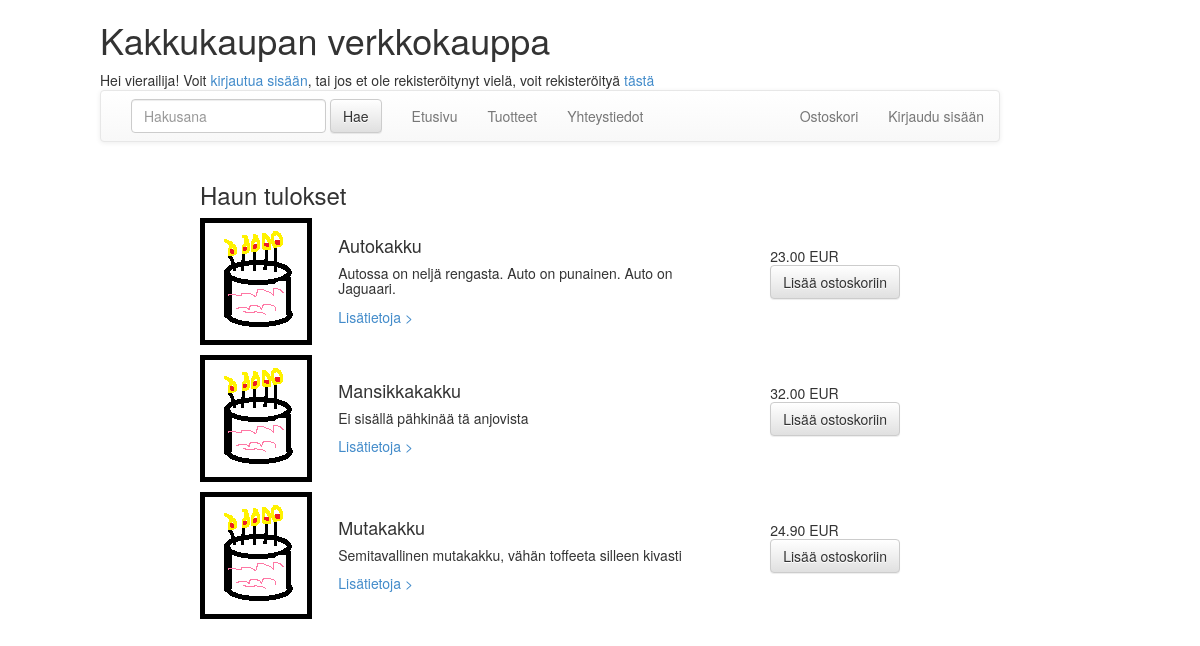
The page /lista.php on the database its author committed.
### tables this page shows
CREATE TABLE Tuote
(
tuoteId INTEGER NOT NULL AUTO_INCREMENT,
tuoteryhmaId INTEGER,
nimi varchar(80) NOT NULL,
hinta DECIMAL(10,2) NOT NULL,
kuvaus varchar(3000),
PRIMARY KEY (tuoteId),
FOREIGN KEY (tuoteryhmaId) REFERENCES Tuoteryhma(tuoteryhmaId)
);

### libs/common.php (called while the page is built, shortened)
<?php
function naytaNakyma($sivu, $data = array()) {
    $data = (object) $data;
    require 'views/pohja.php';
    exit();
}
function onKirjautunut() {
    return false;
}

### libs/models/Tuote.php (called while the page is built, shortened)
<?php
require_once 'libs/tietokanta.php';
class Tuote {
    private $tuoteId;
    private $nimi;
    private $hinta;
    private $kuvaus;
    private $kuva;
    public static function hae() {
        $hakusana = func_get_arg(0);
        $montako = func_get_arg(1);
        $sivu = (func_get_arg(2) - 1) * $montako;
        $hakuparametri = "%$hakusana%";
        if ($hakusana == null) {
            $sql = "SELECT * from Tuote ORDER BY nimi LIMIT $sivu, $montako";
        } else {
            $sql = "SELECT * FROM Tuote WHERE nimi LIKE ? OR kuvaus LIKE ? ORDER BY nimi LIMIT $sivu, $montako";
        }
        $kysely = getTietokantayhteys()->prepare($sql);
        $kysely->execute(array($hakuparametri, $hakuparametri));
        $tulokset = array();
        foreach ($kysely->fetchAll(PDO::FETCH_OBJ) as $tulos) {
            $tulokset[] = Tuote::tuloksenKasittely($tulos);
        }
        return $tulokset;
    }
    public static function tuloksenKasittely($tulos) {
        if ($tulos == null) {
            return null;
        } else {
            $tuote = new Tuote();
            $tuote->setTuoteId($tulos->tuoteId);
            $tuote->setTuoteryhmaId($tulos->tuoteryhmaId);
            $tuote->setNimi($tulos->nimi);
            $tuote->setHinta($tulos->hinta);
            $tuote->setKuvaus($tulos->kuvaus);
            $tuote->setKuva($tulos->kuva);
            return $tuote;
        }
    }
    public function getTuoteId() {
        return $this->tuoteId;
    }
    public function getNimi() {
        return $this->nimi;
    }
    public function getHinta() {
        return $this->hinta;
    }
    public function getKuvaus() {
        return $this->kuvaus;
    }
    public function getKuva() {
        return $this->kuva;
    }
    public function setKuva($kuva) {
        $this->kuva = $kuva;
    }
    public function setTuoteId($tuoteId) {
        $this->tuoteId = $tuoteId;
    }
    public function setNimi($nimi) {
        $this->nimi = $nimi;
    }
    public function setHinta($hinta) {
        $this->hinta = $hinta;
    }
    public function setKuvaus($kuvaus) {
        $this->kuvaus = $kuvaus;
    }
}

### libs/tietokanta.php (called while the page is built, shortened)
<?php
function getTietokantayhteys() {
  static $yhteys = null;
  if ($yhteys === null) {
    $yhteys = new PDO('mysql:unix_socket=/home/samkorho/mysql/socket;dbname=kakkukauppa', 'root', 'root');
    $yhteys->setAttribute(PDO::ATTR_ERRMODE, PDO::ERRMODE_EXCEPTION);
  }
  return $yhteys;
}

### views/lista.php (the view, shortened to what this page needs)
<h3>Haun tulokset</h3>
<table>
    <tbody>
        <?php foreach ($data->tuotteet as $tuote): ?>
            <tr>
                <td>
                    <a class="pull-left" href="#">
                        <img class="media-object" src="<?php echo "imgs/", $tuote->getKuva(); ?>" onerror="this.src='imgs/kakku.png'">
                    </a>
                </td>
                <td>
                    <h4 class="media-heading"><?php echo $tuote->getNimi(); ?></h4>
                    <h5><?php echo $tuote->getKuvaus(); ?> </h5>
                    <a href="tuote.php?id=<?php echo $tuote->getTuoteId(); ?>">Lisätietoja > </a>
                </td>
                <td>
                    <h5 class="pull-right"> <?php echo $tuote->getHinta(); ?> EUR <br>
                        <form class="form-horizontal" role="form" action="ostoskori.php" method="POST">
                            <div class="form-group">
                                <div class="col-md-5">
                                    <button type="submit" class="btn btn-default">Lisää ostoskoriin</button>
                                </div>
                            </div>
                        </form>
                    </h5>
                </td>
            </tr>
            <tr style="height:10px"></tr>
        <?php endforeach; ?>
    </tbody>
</table>

### lista.php (shortened to what this page needs)
<?php
require_once 'libs/common.php';
include 'libs/models/Tuote.php';
$sivu = 1;
$montako = 3;
if (isset($_GET['tuoteryhma'])) {
    $tuoteryhma = $_GET['tuoteryhma'];
    $tuotteet = Tuote::haeTuoteryhmanTuotteet($tuoteryhma, $montako, $sivu);
    $tuotteita = Tuote::tuoteryhmassaTuotteita($tuoteryhma);
    $sivuja = ceil($tuotteita / $montako);
    naytaNakyma("lista.php", array('tuotteet' => $tuotteet, 'tuoteryhma' => Tuoteryhma::haeTuoteryhmaNimi($tuoteryhma), 'sivu' => $sivu, 'montako' => $montako, 'tuotteita' => $tuotteita, 'sivuja' => $sivuja));
} else {
    $hakusana = null;
    $tuotteet = Tuote::hae($hakusana, $montako, $sivu);
    $tuotteita = Tuote::hakutuloksia($hakusana);
    $sivuja = ceil($tuotteita / $montako);
    naytaNakyma("lista.php", array('tuotteet' => $tuotteet, 'hakusana' => $hakusana, 'sivu' => $sivu, 'montako' => $montako, 'tuotteita' => $tuotteita, 'sivuja' => $sivuja));
}

### views/pohja.php (shortened to what this page needs)
<!DOCTYPE html>
<html>
    <head>
        <link href="css/bootstrap.css" rel="stylesheet">
        <link href="css/bootstrap-theme.css" rel="stylesheet">
        <link href="css/main.css" rel="stylesheet">
    </head>
    <body>
        <table style="width:1000px">
            <tr>
                <td style="width:100px"></td>
                <td>
                    <h1>Kakkukaupan verkkokauppa</h1>
                    <?php
                    if (onKirjautunut()) {
                        $kayttaja = haeKayttaja();
                        echo 'Hei <a href="omaSivu.php">', $kayttaja->getEtunimi(), '! </a>';
                        if (Kayttaja::onTyontekija($kayttaja)) {
                            echo "Olet kirjautunut sisään työntekijänä. Käyttäjätyyppisi on ", $kayttaja->getKayttajatyyppi();
                        } else {
                            echo 'Olet kirjautunut sisään sähköpostilla ', $kayttaja->getSahkoposti(), "<br>";
                        }
                    } else {
                        echo 'Hei vierailija! Voit <a href="login.php">kirjautua sisään</a>, tai jos et ole rekisteröitynyt vielä, voit rekisteröityä <a href="register.php">tästä</a> <br>';
                    }
                    ?>
                    <nav class="navbar navbar-default" role="navigation">
                        <div class="container-fluid">
                            <form class="navbar-form navbar-left" role="search" action="lista.php" method="GET">
                                <div class="form-group">
                                    <input type="text" name ="hakusana" class="form-control" placeholder="Hakusana">
                                </div>
                                <button type="submit" class="btn btn-default">Hae</button>
                            </form>
                            <ul class="nav navbar-nav">
                                <li <?php
                                if ($sivu == 'index.php') {
                                    echo 'class="active"';
                                }
                                ?>><a href="index.php">Etusivu</a></li>
                                <li <?php
                                if ($sivu == 'tuotteet.php') {
                                    echo 'class="active"';
                                }
                                ?>><a href="tuotteet.php">Tuotteet</a></li>
                                <li <?php
                                if ($sivu == 'yhteystiedot.php') {
                                    echo 'class="active"';
                                }
                                ?>><a href="yhteystiedot.php">Yhteystiedot</a></li>
                            </ul>
                            <ul class="nav navbar-nav navbar-right">
                                <li <?php
                                if ($sivu == 'ostoskori.php') {
                                    echo 'class="active"';
                                }
                                ?>><a href="ostoskori.php">Ostoskori</a></li>
                                <li <?php
                                if ($sivu == 'login.php') {
                                    echo 'class="active"';
                                }
                                ?>>
                                    <a href="login.php"><?php
                                        if (onKirjautunut()) {
                                            echo "Kirjaudu ulos";
                                        } else {
                                            echo "Kirjaudu sisään";
                                        }
                                        ?></a>
                                </li>
                            </ul>
                        </div>
                    </nav>
                </td>
            </tr>
        </table>
        <table style="width:900px">
            <tr>
                <td style="width:200px"></td>
                <td>
                    <?php
                    require 'views/' . $sivu;
                    ?>
                </td>
            </tr>
        </table>
    </body>
</html>

### rows shown on the page
tuote: nimi "Autokakku", kuvaus "Autossa on neljä rengasta. Auto on punainen. Auto on Jaguaari.", hinta "23.00"
tuote: nimi "Mansikkakakku", kuvaus "Ei sisällä pähkinää tä anjovista", hinta "32.00"
tuote: nimi "Mutakakku", kuvaus "Semitavallinen mutakakku, vähän toffeeta silleen kivasti", hinta "24.90"
